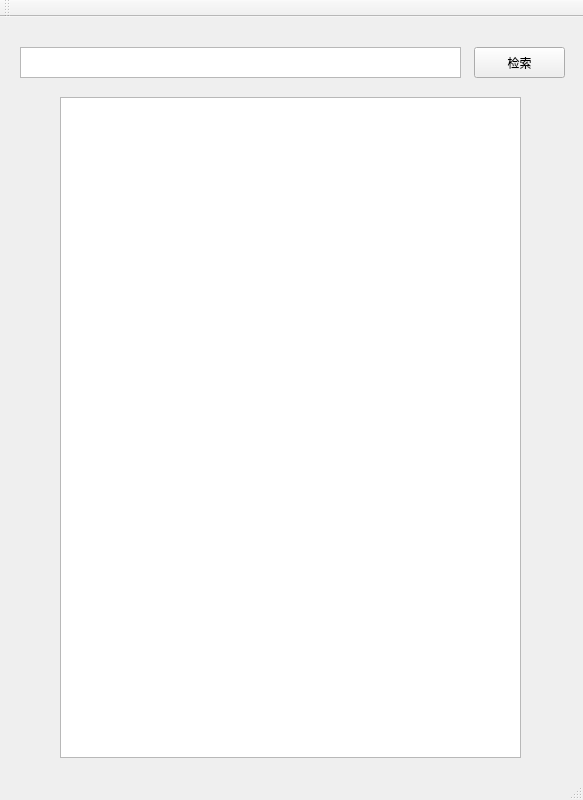
<?xml version="1.0" encoding="UTF-8"?>
<ui version="4.0">
 <class>HSearchClass</class>
 <widget class="QMainWindow" name="HSearchClass">
  <property name="geometry">
   <rect>
    <x>0</x>
    <y>0</y>
    <width>583</width>
    <height>800</height>
   </rect>
  </property>
  <property name="windowTitle">
   <string>HSearch</string>
  </property>
  <widget class="QWidget" name="centralWidget">
   <widget class="QPushButton" name="pushButton">
    <property name="geometry">
     <rect>
      <x>474</x>
      <y>30</y>
      <width>91</width>
      <height>31</height>
     </rect>
    </property>
    <property name="text">
     <string>检索</string>
    </property>
   </widget>
   <widget class="QTextEdit" name="textEdit">
    <property name="geometry">
     <rect>
      <x>20</x>
      <y>30</y>
      <width>441</width>
      <height>31</height>
     </rect>
    </property>
   </widget>
   <widget class="QPlainTextEdit" name="plainTextEdit">
    <property name="geometry">
     <rect>
      <x>60</x>
      <y>80</y>
      <width>461</width>
      <height>661</height>
     </rect>
    </property>
   </widget>
  </widget>
  <widget class="QMenuBar" name="menuBar">
   <property name="geometry">
    <rect>
     <x>0</x>
     <y>0</y>
     <width>583</width>
     <height>21</height>
    </rect>
   </property>
  </widget>
  <widget class="QToolBar" name="mainToolBar">
   <attribute name="toolBarArea">
    <enum>TopToolBarArea</enum>
   </attribute>
   <attribute name="toolBarBreak">
    <bool>false</bool>
   </attribute>
  </widget>
  <widget class="QStatusBar" name="statusBar"/>
 </widget>
 <layoutdefault spacing="6" margin="11"/>
 <resources>
  <include location="HSearch.qrc"/>
 </resources>
 <connections/>
</ui>
